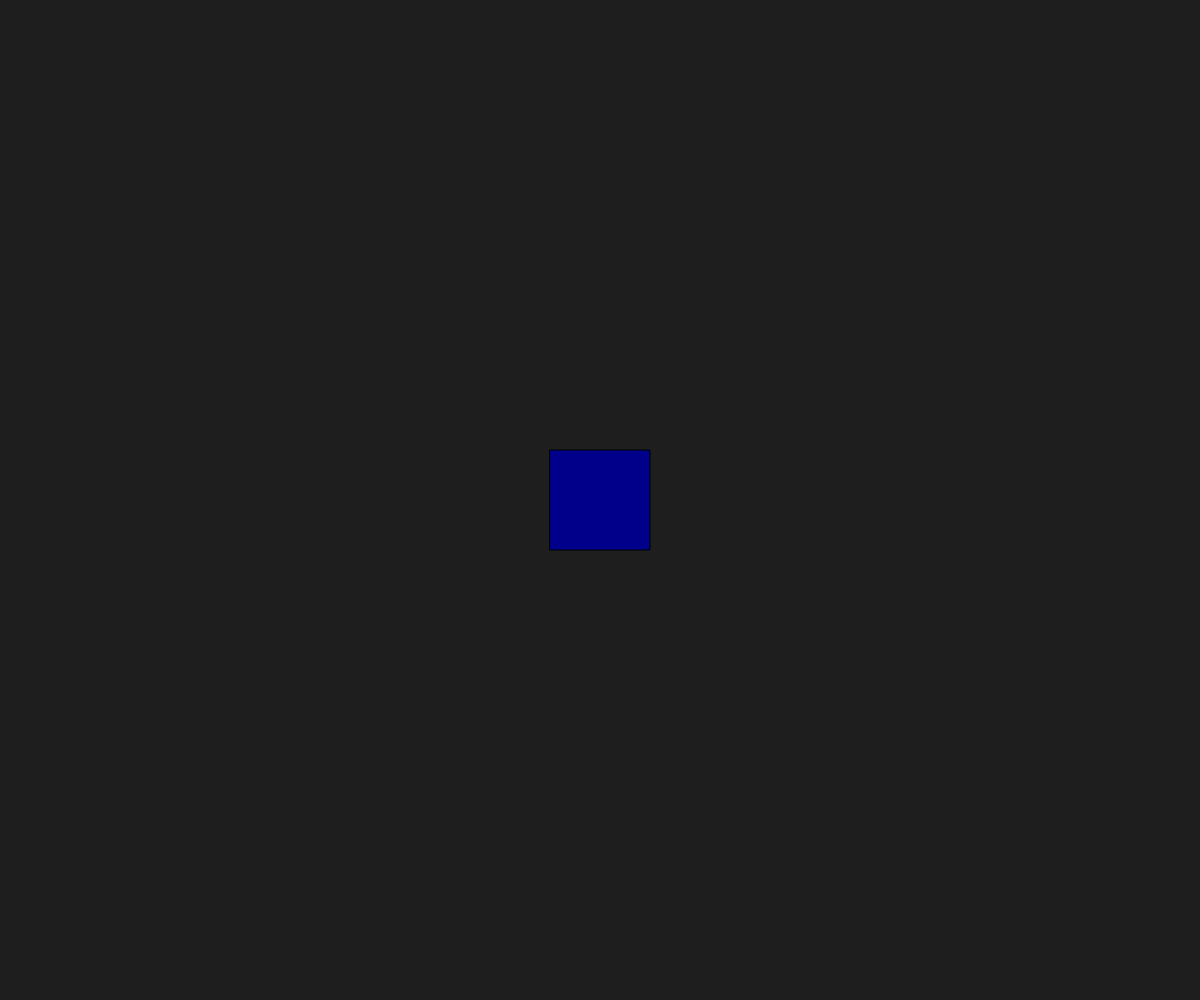
Frame 1 (no input)
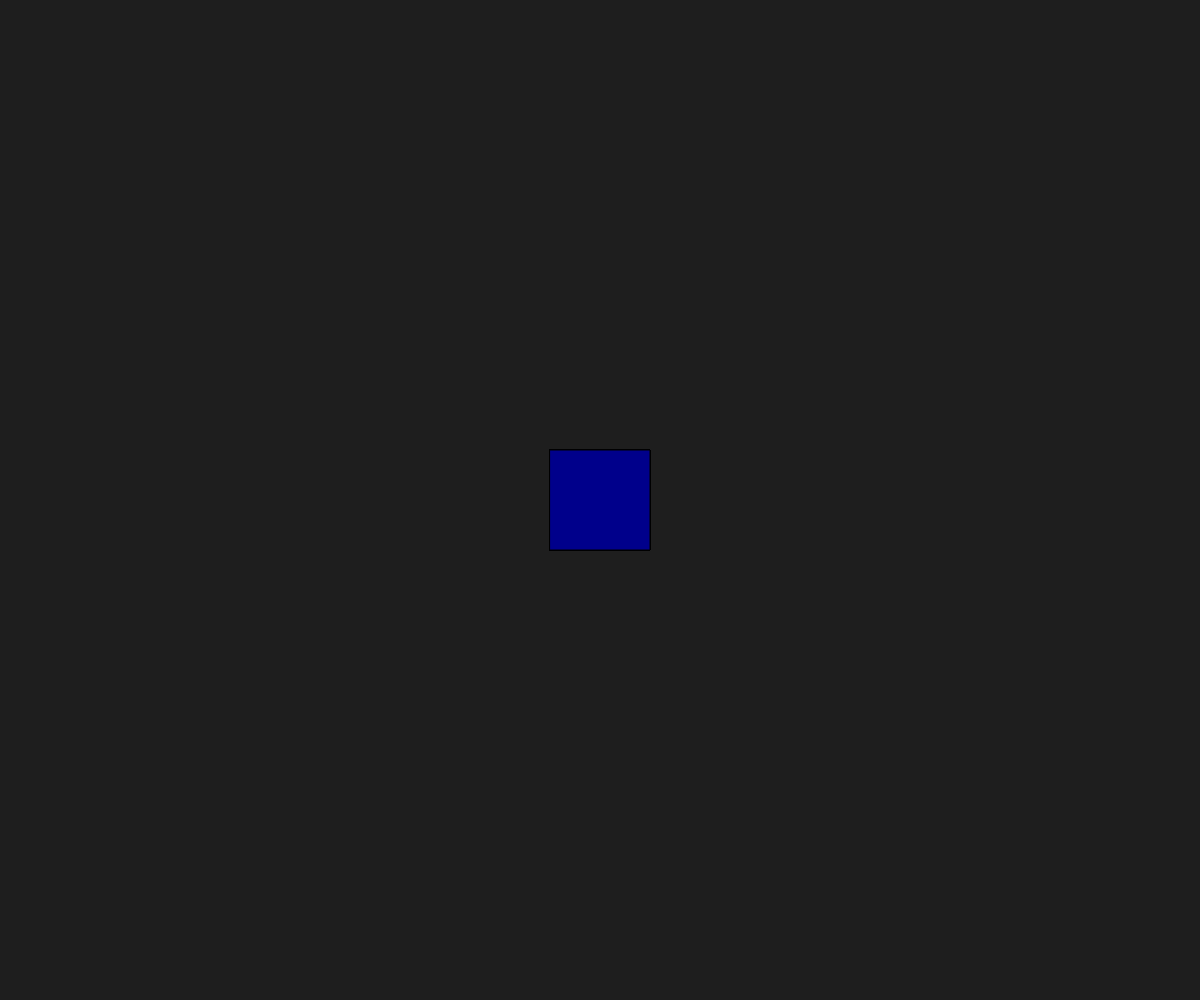
Frame 60 (no input)
Frame 120 (the mouse pressed at the canvas centre since frame 60): identical to frame 60, image omitted

The p5.js sketch that drew these frames (run headless with seeded random() and noise() and a simulated clock; from frame 60 on, the mouse is pressed at the canvas centre):

// p5.js sketch
// ── sketch.js

function setup() {
    createCanvas(windowWidth, windowHeight);
    background(30);  
    angleMode(DEGREES);
}

function draw() {
    fill(0, 0, 139)
    var squareSize = 100;
    rect(width / 2 - squareSize / 2, 
        height / 2 - squareSize / 2, 
        squareSize);
}
